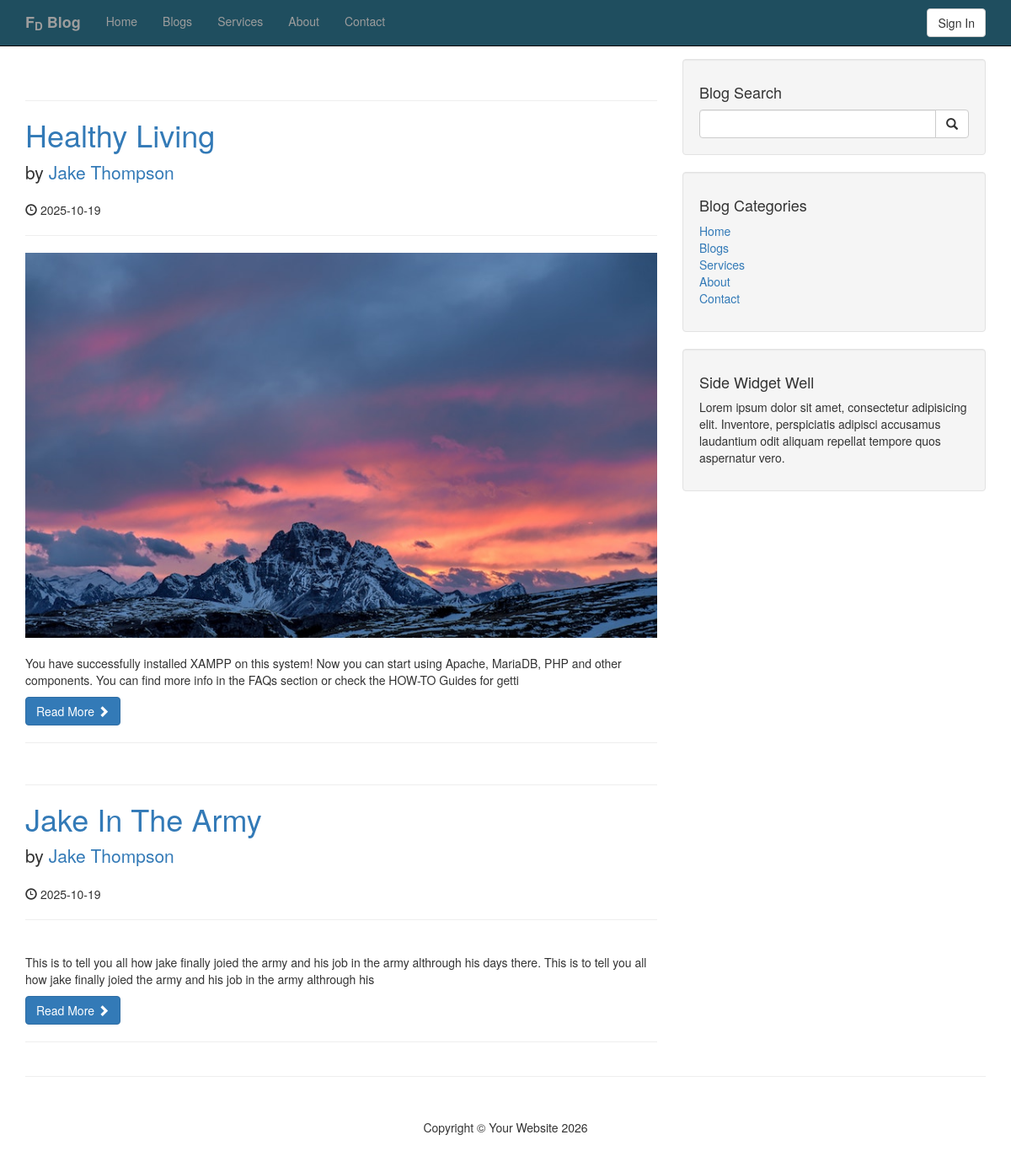
The page / on the database its author committed.
### tables this page shows
CREATE TABLE `categories` (
  `cat_id` int(3) NOT NULL,
  `cat_title` varchar(255) NOT NULL
);

CREATE TABLE `posts` (
  `post_id` int(3) NOT NULL,
  `post_category_id` int(3) NOT NULL,
  `post_title` varchar(255) NOT NULL,
  `post_author` varchar(255) NOT NULL,
  `post_date` date NOT NULL,
  `post_image` text NOT NULL,
  `post_content` text NOT NULL,
  `post_tags` varchar(255) NOT NULL,
  `post_comment_count` int(20) NOT NULL,
  `post_status` varchar(255) NOT NULL DEFAULT 'draft'
);

### index.php (the view, shortened to what this page needs)
<?php include "includes/db.php"; ?>
<?php include "includes/header.php"; ?>
<?php include "includes/navigation.php"; ?>
    <div class="container">
        <div class="row">
            <div class="col-md-8">
                <?php
                 $query = "SELECT * FROM posts ";
                 $select_all_posts_query = mysqli_query($connection, $query);
                    while($row = mysqli_fetch_assoc($select_all_posts_query)) {
                        $post_id = $row['post_id'];
                        $post_title = $row['post_title'];
                        $post_author = $row['post_author'];
                        $post_date = $row['post_date'];
                        $post_image = $row['post_image'];
                        $post_content = substr($row['post_content'],0,200);
                        $post_status = $row['post_status'];
                       if($post_status == 'published') {
                ?>
                <h1 class="page-header">
                </h1>
                <h1>
                    <a href="post.php?p_id=<?php echo $post_id; ?>"><?php echo $post_title ?></a>
                </h1>
                <p class="lead">
                    by <a href="index.php"><?php echo $post_author ?></a>
                </p>
                <p><span class="glyphicon glyphicon-time"></span> <?php echo $post_date ?></p>
                <hr>
                <img class="img-responsive" src="images/<?php echo $post_image;?>" alt="">
                <br>
                <p> <?php echo $post_content ?></p>
                <a class="btn btn-primary" href="post.php?p_id=<?php echo $post_id; ?>">Read More <span class="glyphicon glyphicon-chevron-right"></span></a>
                <hr>
                <?php  }   } ?>
            </div>
    <?php include "includes/sidebar.php"; ?>
        </div>
        <hr>
    <?php include "includes/footer.php"; ?>

### includes/navigation.php (shortened to what this page needs)
<nav class="navbar navbar-inverse navbar-fixed-top" role="navigation" style="background-color: #1f4e5f;">
    <div class="container">
        <div class="navbar-header">
            <a class="navbar-brand" href="index.php"><strong>F<sub>D</sub> Blog</strong></a>
        </div>
        <div class="collapse navbar-collapse" id="bs-example-navbar-collapse-1">
            <ul class="nav navbar-nav">
                <?php
                $query= "SELECT * FROM categories";
                $select_all_categories_query = mysqli_query($connection, $query);
                while($row = mysqli_fetch_assoc($select_all_categories_query)) {
                    $cat_title = $row['cat_title'];
                    echo "<li><a href='#'>{$cat_title}</a></li>";
                }
                ?>
            </ul>
            <ul class="nav navbar-right top-nav">
                 <li>
                    <a href="includes/login-page.php"><button class="btn btn-default">Sign In</button></a>
                </li>
            </ul>
        </div>
    </div>
</nav>

### includes/sidebar.php
    <div class="col-md-4">
    <div class="well">
        <h4>Blog Search</h4>
        <form action="search.php" method="post">
        <div class="input-group">
            <input name="search" type="text" class="form-control">
            <span class="input-group-btn">
                <button name="submit" class="btn btn-default" type="submit">
                    <span class="glyphicon glyphicon-search"></span>
            </button>
            </span>
        </div>
        </form>
    </div>
<div class="well">
<?php
    $query= "SELECT * FROM categories";
    $select_categories_sidebar = mysqli_query($connection, $query);
?>
    <h4>Blog Categories</h4>
    <div class="row">
        <div class="col-lg-12">
            <ul class="list-unstyled">
                <?php
                    while($row = mysqli_fetch_assoc($select_categories_sidebar)) {
                        $cat_title = $row['cat_title'];
                        $cat_id = $row['cat_id'];
                        echo "<li><a href='category.php?category=$cat_id'>{$cat_title}</a></li>";
                    }
                ?>
            </ul>
        </div>
    </div>
</div>
<?php include "widget.php";?>
</div>

### css/blog-home.css (style rules this page uses)
body { padding-top: 70px; }

### rows shown on the page
categories: cat_title "Home"
categories: cat_title "Blogs"
categories: cat_title "Services"
categories: cat_title "About"
categories: cat_title "Contact"
posts: post_title "Healthy Living", post_author "Jake Thompson", post_date "2025-10-19", post_image (picture), post_content "You have successfully installed XAMPP on this system! Now you can start using Apache, MariaDB, PHP and other components. You can find more info in the FAQs section or check the HOW-TO Guides for getti"
posts: post_title "Jake In The Army", post_author "Jake Thompson", post_date "2025-10-19", post_content "This is to tell you all how jake finally joied the army and his job in the army althrough his days there. This is to tell you all how jake finally joied the army and his job in the army althrough his"
